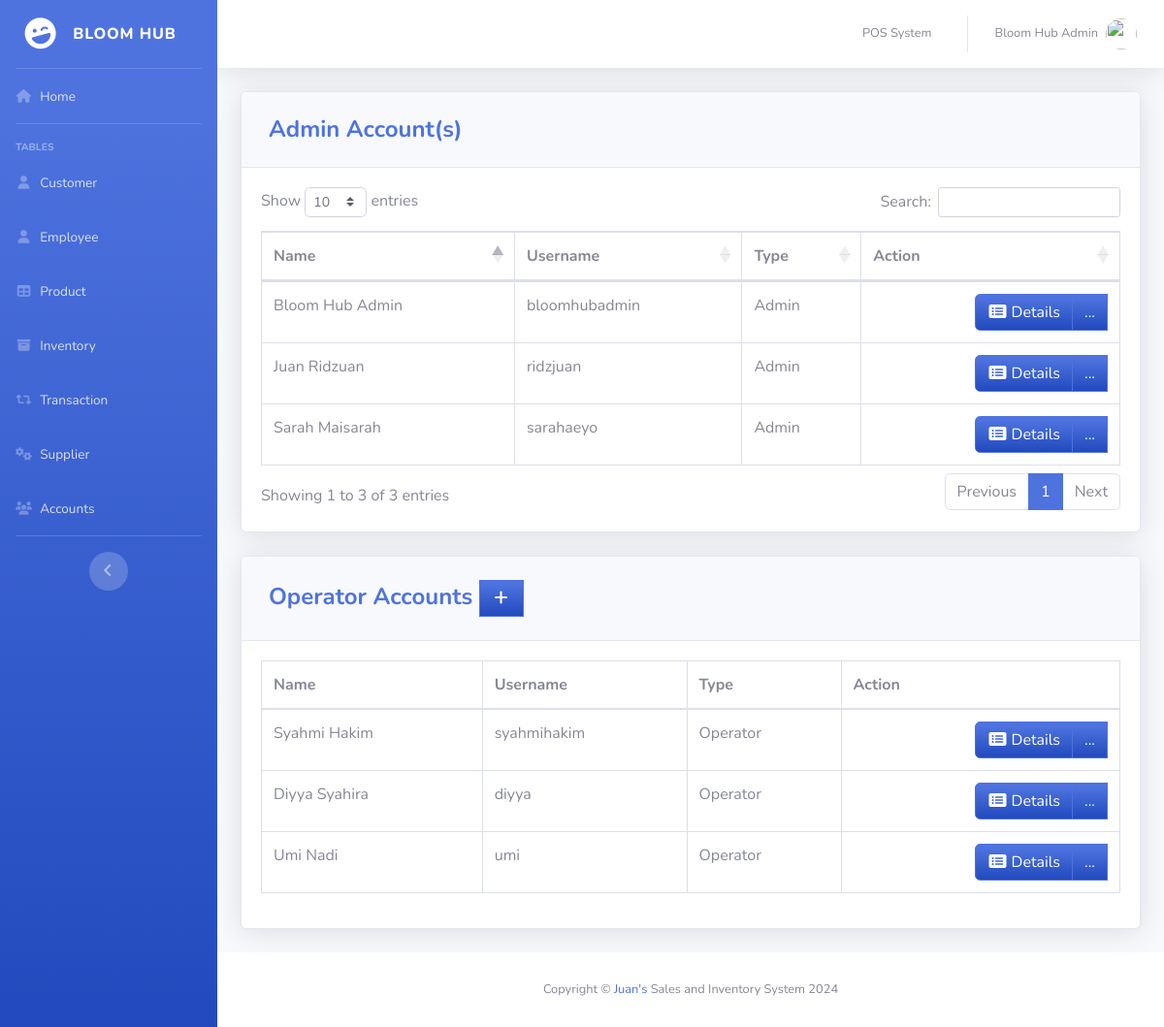
The app's page /pages/operator.php (signed in) with its own data.
### tables this page shows
CREATE TABLE `users` (
  `ID` int(11) NOT NULL,
  `EMPLOYEE_ID` int(11) DEFAULT NULL,
  `USERNAME` varchar(50) DEFAULT NULL,
  `PASSWORD` varchar(50) DEFAULT NULL,
  `TYPE_ID` int(11) DEFAULT NULL
);

CREATE TABLE `employee` (
  `EMPLOYEE_ID` int(11) NOT NULL,
  `FIRST_NAME` varchar(50) DEFAULT NULL,
  `LAST_NAME` varchar(50) DEFAULT NULL,
  `GENDER` varchar(50) DEFAULT NULL,
  `EMAIL` varchar(100) DEFAULT NULL,
  `PHONE_NUMBER` varchar(11) DEFAULT NULL,
  `JOB_ID` int(11) DEFAULT NULL,
  `HIRED_DATE` varchar(50) NOT NULL,
  `LOCATION_ID` int(11) DEFAULT NULL
);

CREATE TABLE `type` (
  `TYPE_ID` int(11) NOT NULL,
  `TYPE` varchar(50) DEFAULT NULL
);

### pages/operator.php (the view, shortened to what this page needs)
<?php
include'../includes/connection.php';
include'../includes/sidebar.php';
?>
         <div class="card shadow mb-4">
            <div class="card-header py-3">
              <h4 class="m-2 font-weight-bold text-primary">Admin Account(s)</h4>
            </div>
            <div class="card-body">
            <div class="table-responsive">
           <table class="table table-bordered" id="dataTable" width="100%" cellspacing="0">
               <thead>
                   <tr>
                       <th>Name</th>
                       <th>Username</th>
                       <th>Type</th>
                       <th>Action</th>
                   </tr>
               </thead>
          <tbody>
<?php
    $query = 'SELECT ID, FIRST_NAME,LAST_NAME,USERNAME, t.TYPE
              FROM users u
              JOIN employee e ON e.EMPLOYEE_ID=u.EMPLOYEE_ID
              JOIN type t ON t.TYPE_ID=u.TYPE_ID
              WHERE u.TYPE_ID=1';
        $result = mysqli_query($db, $query) or die (mysqli_error($db));
            while ($row = mysqli_fetch_assoc($result)) {
                echo '<tr>';
                echo '<td>'. $row['FIRST_NAME'].' '. $row['LAST_NAME'].'</td>';
                echo '<td>'. $row['USERNAME'].'</td>';
                echo '<td>'. $row['TYPE'].'</td>';
                      echo '<td align="right"> <div class="btn-group">
                              <a type="button" class="btn btn-primary bg-gradient-primary" href="operator_searchfrm.php?action=edit & id='.$row['ID'] . '"><i class="fas fa-fw fa-list-alt"></i> Details</a>
                            <div class="btn-group">
                              <a type="button" class="btn btn-primary bg-gradient-primary dropdown no-arrow" data-toggle="dropdown" style="color:white;">
                              ... <span class="caret"></span></a>
                            <ul class="dropdown-menu text-center" role="menu">
                                <li>
                                  <a type="button" class="btn btn-warning bg-gradient-warning btn-block" style="border-radius: 0px;" href="operator_edit.php?action=edit & id='.$row['ID']. '">
                                    <i class="fas fa-fw fa-edit"></i> Edit
                                  </a>
                                </li>
                                </li>
                            </ul>
                            </div>
                          </div></td>';
                echo '</tr> ';
                        }
?>
                                </tbody>
                            </table>
                        </div>
                    </div>
                  </div>
         <div class="card shadow mb-4">
            <div class="card-header py-3">
              <h4 class="m-2 font-weight-bold text-primary">Operator Accounts&nbsp;<a  href="#" data-toggle="modal" data-target="#supplierModal" type="button" class="btn btn-primary bg-gradient-primary" style="border-radius: 0px;"><i class="fas fa-fw fa-plus"></i></a></h4>
            </div>
            <div class="card-body">
            <div class="table-responsive">
           <table class="table table-bordered" id="dataTable" width="100%" cellspacing="0">
               <thead>
                   <tr>
                       <th>Name</th>
                       <th>Username</th>
                       <th>Type</th>
                       <th>Action</th>
                   </tr>
               </thead>
          <tbody>
<?php
    $query = 'SELECT ID, FIRST_NAME,LAST_NAME,USERNAME, t.TYPE
              FROM users u
              JOIN employee e ON e.EMPLOYEE_ID=u.EMPLOYEE_ID
              JOIN type t ON t.TYPE_ID=u.TYPE_ID
              WHERE u.TYPE_ID=2';
        $result = mysqli_query($db, $query) or die (mysqli_error($db));
            while ($row = mysqli_fetch_assoc($result)) {
                echo '<tr>';
                echo '<td>'. $row['FIRST_NAME'].' '. $row['LAST_NAME'].'</td>';
                echo '<td>'. $row['USERNAME'].'</td>';
                echo '<td>'. $row['TYPE'].'</td>';
                      echo '<td align="right"> <div class="btn-group">
                              <a type="button" class="btn btn-primary bg-gradient-primary" href="operator_searchfrm.php?action=edit & id='.$row['ID'] . '"><i class="fas fa-fw fa-list-alt"></i> Details</a>
                            <div class="btn-group">
                              <a type="button" class="btn btn-primary bg-gradient-primary dropdown no-arrow" data-toggle="dropdown" style="color:white;">
                              ... <span class="caret"></span></a>
                            <ul class="dropdown-menu text-center" role="menu">
                                <li>
                                  <a type="button" class="btn btn-warning bg-gradient-warning btn-block" style="border-radius: 0px;" href="operator_edit.php?action=edit & id='.$row['ID']. '">
                                    <i class="fas fa-fw fa-edit"></i> Edit
                                  </a>
                                </li>
                            </ul>
                            </div>
                          </div></td>';
                echo '</tr> ';
                        }
?>
                                </tbody>
                            </table>
                        </div>
                    </div>
                  </div>
<?php
include'../includes/footer.php';
?>

### records on screen
users: EMPLOYEE_ID.FIRST_NAME "Bloom Hub", EMPLOYEE_ID.LAST_NAME "Admin", USERNAME "bloomhubadmin", TYPE_ID.TYPE "Admin"
users: EMPLOYEE_ID.FIRST_NAME "Sarah", EMPLOYEE_ID.LAST_NAME "Maisarah", USERNAME "sarahaeyo", TYPE_ID.TYPE "Admin"
users: EMPLOYEE_ID.FIRST_NAME "Juan", EMPLOYEE_ID.LAST_NAME "Ridzuan", USERNAME "ridzjuan", TYPE_ID.TYPE "Admin"
users: EMPLOYEE_ID.FIRST_NAME "Syahmi", EMPLOYEE_ID.LAST_NAME "Hakim", USERNAME "syahmihakim", TYPE_ID.TYPE "Operator"
users: EMPLOYEE_ID.FIRST_NAME "Diyya", EMPLOYEE_ID.LAST_NAME "Syahira", USERNAME "diyya", TYPE_ID.TYPE "Operator"
users: EMPLOYEE_ID.FIRST_NAME "Umi", EMPLOYEE_ID.LAST_NAME "Nadi", USERNAME "umi", TYPE_ID.TYPE "Operator"

### other values on screen
$_SESSION['FIRST_NAME'] "Bloom Hub"
$_SESSION['LAST_NAME'] "Admin"
